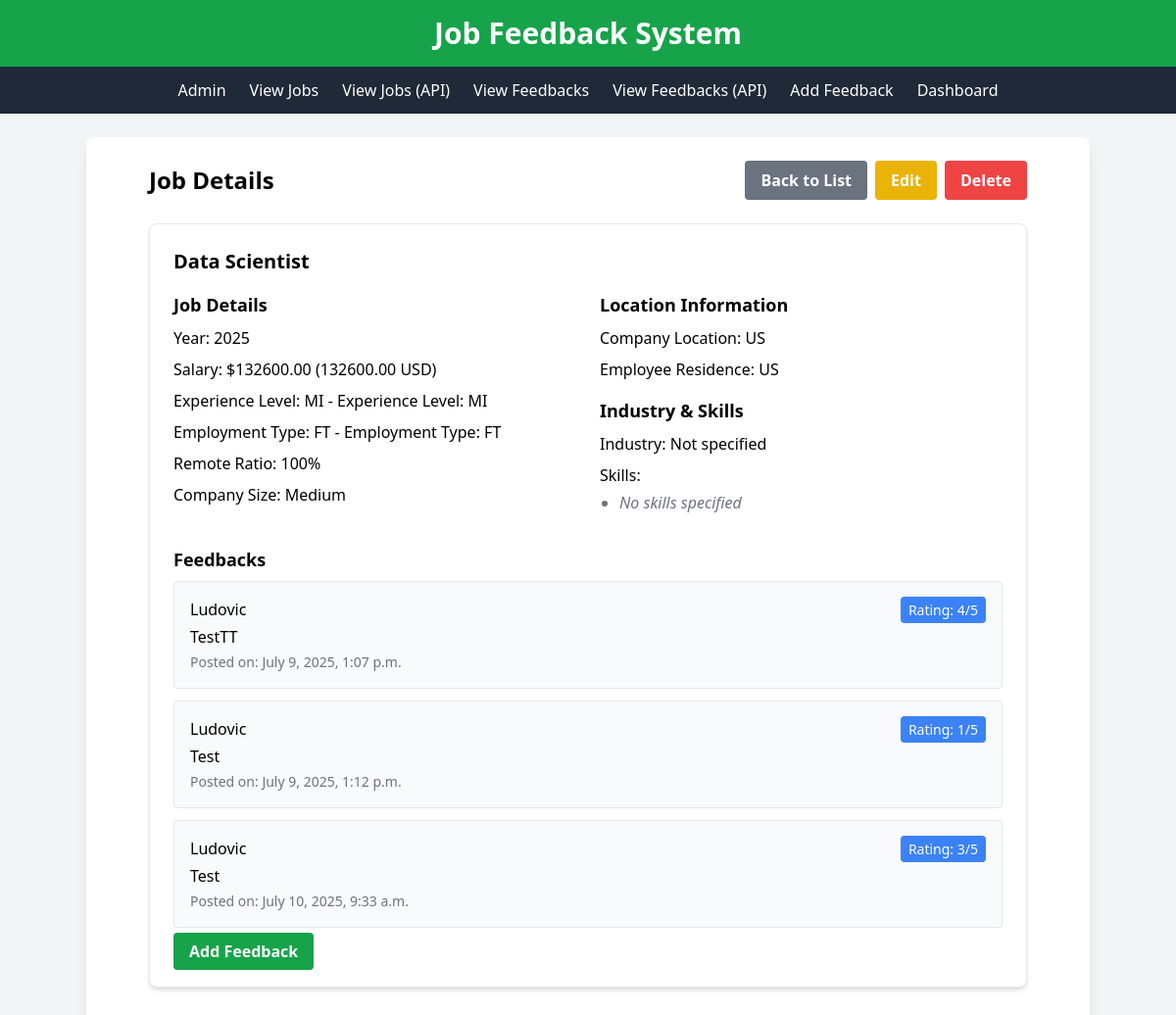
The app's page /api/1/ with its own data.
### jobs/models.py (models this page shows, shortened)
class JobRecord(models.Model):
    CURRENCY_CHOICES = [
        ('USD', 'US Dollar'),
        ('EUR', 'Euro'),
        ('GBP', 'British Pound'),
    ]
    COMPANY_SIZE_CHOICES = [
        ('S', 'Small'),
        ('M', 'Medium'),
        ('L', 'Large'),
    ]
    work_year = models.IntegerField()
    experience_level = models.ForeignKey(Contract, on_delete=models.CASCADE, related_name='experience_jobs')
    employment_type = models.ForeignKey(Contract, on_delete=models.CASCADE, related_name='employment_jobs')
    job_title = models.ForeignKey(JobTitle, on_delete=models.CASCADE)
    salary = models.DecimalField(max_digits=12, decimal_places=2)
    salary_currency = models.CharField(max_length=3, choices=CURRENCY_CHOICES)
    salary_in_usd = models.DecimalField(max_digits=12, decimal_places=2)
    employee_residence = models.ForeignKey(Location, on_delete=models.CASCADE, related_name='employee_jobs')
    remote_ratio = models.IntegerField()
    company_location = models.ForeignKey(Location, on_delete=models.CASCADE, related_name='company_jobs')
    company_size = models.CharField(max_length=1, choices=COMPANY_SIZE_CHOICES)
    class Meta:
        unique_together = ('job_title', 'work_year', 'company_location')
    skills = models.ManyToManyField(Skill, blank=True)
    industry = models.ForeignKey(Industry, on_delete=models.SET_NULL, null=True, blank=True)
    candidate = models.ForeignKey(Candidate, on_delete=models.CASCADE, null=True, blank=True)

class JobTitle(models.Model):
    name = models.CharField(max_length=255, unique=True)
    def __str__(self):
        return self.name

class Contract(models.Model):
    type_code = models.CharField(max_length=10, primary_key=True)
    description = models.CharField(max_length=255)
    def __str__(self):
        return f"{self.type_code} - {self.description}"

class Location(models.Model):
    country_code = models.CharField(max_length=10, unique=True)
    def __str__(self):
        return self.country_code

class Candidate(models.Model):
    name = models.CharField(max_length=255)
    email = models.EmailField(unique=True)
    location = models.CharField(max_length=100)

### feedbacks/models.py (models this page shows, shortened)
class Feedbacks(models.Model):
    job = models.ForeignKey(JobRecord, on_delete=models.CASCADE, related_name='feedbacks')
    author = models.ForeignKey(Candidate, on_delete=models.CASCADE, related_name='feedbacks')
    comment = models.TextField()
    rating = models.IntegerField(validators=[MinValueValidator(1), MaxValueValidator(5)])
    created_at = models.DateTimeField(auto_now_add=True)

### jobs/views.py (the view)
# urls.py: path('<int:pk>/', views.job_detail, name='job_detail'),
def job_detail(request, pk):
    job = get_object_or_404(JobRecord, pk=pk)
    return render(request, 'jobs/job_detail.html', {'job': job})

### jobs/templates/jobs/job_detail.html (shortened to what this page needs)
{% extends 'base.html' %}
{% block content %}
    <div class="max-w-4xl mx-auto">
        <div class="flex justify-between items-center mb-6">
            <h1 class="text-2xl font-bold">Job Details</h1>
            <div class="flex space-x-2">
                <a href="{% url 'job_list' %}" class="bg-gray-500 hover:bg-gray-700 text-white font-bold py-2 px-4 rounded focus:outline-none focus:shadow-outline transition duration-300">Back to List</a>
                <a href="{% url 'job_update' job.id %}" class="bg-yellow-500 hover:bg-yellow-700 text-white font-bold py-2 px-4 rounded focus:outline-none focus:shadow-outline transition duration-300">Edit</a>
                <a href="{% url 'job_delete' job.id %}" class="bg-red-500 hover:bg-red-700 text-white font-bold py-2 px-4 rounded focus:outline-none focus:shadow-outline transition duration-300">Delete</a>
            </div>
        </div>
        <div class="bg-white p-6 rounded-lg shadow-md border border-gray-200">
            <h2 class="text-xl font-semibold mb-4">{{ job.job_title }}</h2>
            <div class="grid grid-cols-1 md:grid-cols-2 gap-6">
                <div>
                    <h3 class="text-lg font-semibold mb-2">Job Details</h3>
                    <p class="mb-2"><span class="font-medium">Year:</span> {{ job.work_year }}</p>
                    <p class="mb-2"><span class="font-medium">Salary:</span> ${{ job.salary_in_usd|floatformat:2 }} ({{ job.salary }} {{ job.salary_currency }})</p>
                    <p class="mb-2"><span class="font-medium">Experience Level:</span> {{ job.experience_level }}</p>
                    <p class="mb-2"><span class="font-medium">Employment Type:</span> {{ job.employment_type }}</p>
                    <p class="mb-2"><span class="font-medium">Remote Ratio:</span> {{ job.remote_ratio }}%</p>
                    <p class="mb-2"><span class="font-medium">Company Size:</span> {{ job.get_company_size_display }}</p>
                </div>
                <div>
                    <h3 class="text-lg font-semibold mb-2">Location Information</h3>
                    <p class="mb-2"><span class="font-medium">Company Location:</span> {{ job.company_location }}</p>
                    <p class="mb-2"><span class="font-medium">Employee Residence:</span> {{ job.employee_residence }}</p>
                    <h3 class="text-lg font-semibold mt-4 mb-2">Industry & Skills</h3>
                    <p class="mb-2"><span class="font-medium">Industry:</span> {{ job.industry|default:"Not specified" }}</p>
                    <p class="mb-1"><span class="font-medium">Skills:</span></p>
                    <ul class="list-disc pl-5 mb-2">
                        {% for skill in job.skills.all %}
                        <li>{{ skill.name }}</li>
                        {% empty %}
                        <li class="text-gray-500 italic">No skills specified</li>
                        {% endfor %}
                    </ul>
                </div>
            </div>
            <div class="mt-6">
                <h3 class="text-lg font-semibold mb-2">Feedbacks</h3>
                {% if job.feedbacks.all %}
                <div class="space-y-3">
                    {% for feedback in job.feedbacks.all %}
                    <div class="bg-gray-50 p-4 rounded border border-gray-200">
                        <div class="flex justify-between items-start">
                            <div>
                                <p class="font-medium">{{ feedback.author.name }}</p>
                                <p class="my-1">{{ feedback.comment }}</p>
                                <p class="text-sm text-gray-500">Posted on: {{ feedback.created_at|date:"F j, Y, g:i a" }}</p>
                            </div>
                            <div>
                                <span class="bg-blue-500 text-white px-2 py-1 rounded text-sm">Rating: {{ feedback.rating }}/5</span>
                            </div>
                        </div>
                    </div>
                    {% endfor %}
                </div>
                {% else %}
                <p class="text-gray-600 italic">No feedbacks yet.</p>
                {% endif %}
                <div class="mt-3">
                    <a href="{% url 'feedback_create' %}" class="bg-green-600 hover:bg-green-700 text-white font-bold py-2 px-4 rounded focus:outline-none focus:shadow-outline transition duration-300">Add Feedback</a>
                </div>
            </div>
        </div>
    </div>
{% endblock %}

### records on screen
JobRecord: job_title "Data Scientist", work_year "2025", salary_in_usd "132600.00", salary "132600.00", salary_currency "USD", experience_level "MI - Experience Level: MI", employment_type "FT - Employment Type: FT", remote_ratio "100", company_size "Medium", company_location "US", employee_residence "US", industry "Not specified"
Feedbacks: author.name "Ludovic", comment "TestTT", created_at "July 9, 2025, 1:07 p.m.", rating "4"
Feedbacks: author.name "Ludovic", comment "Test", created_at "July 9, 2025, 1:12 p.m.", rating "1"
Feedbacks: author.name "Ludovic", comment "Test", created_at "July 10, 2025, 9:33 a.m.", rating "3"
